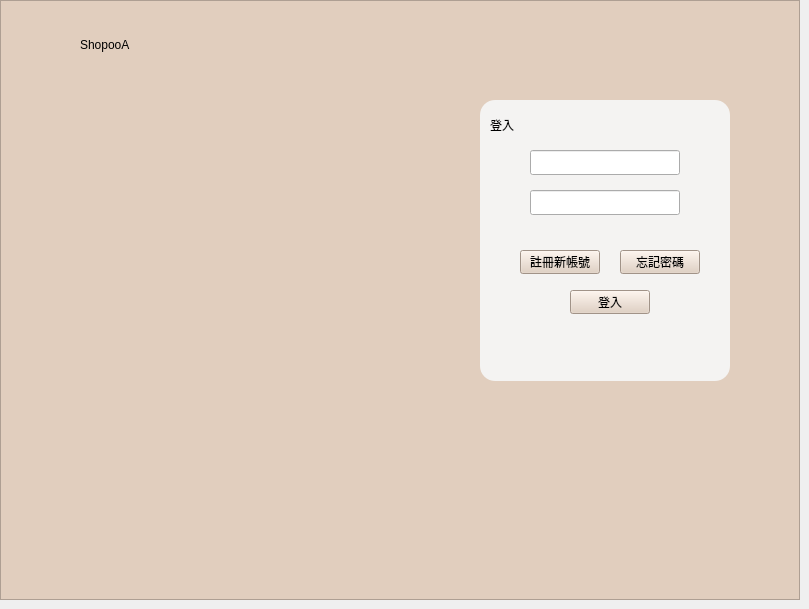
    <widget class="QWidget" name="StartPage">
     <property name="styleSheet">
      <string notr="true"/>
     </property>
     <widget class="QGraphicsView" name="graphicsView">
      <property name="geometry">
       <rect>
        <x>0</x>
        <y>0</y>
        <width>800</width>
        <height>600</height>
       </rect>
      </property>
      <property name="styleSheet">
       <string notr="true">background-color: rgb(225, 206, 190);
</string>
      </property>
     </widget>
     <widget class="QLineEdit" name="inputusername">
      <property name="geometry">
       <rect>
        <x>530</x>
        <y>150</y>
        <width>150</width>
        <height>25</height>
       </rect>
      </property>
      <property name="styleSheet">
       <string notr="true"/>
      </property>
      <property name="text">
       <string/>
      </property>
     </widget>
     <widget class="QPushButton" name="pushButton_3">
      <property name="geometry">
       <rect>
        <x>570</x>
        <y>290</y>
        <width>80</width>
        <height>24</height>
       </rect>
      </property>
      <property name="cursor">
       <cursorShape>PointingHandCursor</cursorShape>
      </property>
      <property name="styleSheet">
       <string notr="true">background-color: rgb(225, 206, 190);</string>
      </property>
      <property name="text">
       <string>登入</string>
      </property>
     </widget>
     <widget class="QPushButton" name="toRegisterButton">
      <property name="geometry">
       <rect>
        <x>520</x>
        <y>250</y>
        <width>80</width>
        <height>24</height>
       </rect>
      </property>
      <property name="cursor">
       <cursorShape>PointingHandCursor</cursorShape>
      </property>
      <property name="styleSheet">
       <string notr="true">background-color: rgb(225, 206, 190);

</string>
      </property>
      <property name="text">
       <string>註冊新帳號</string>
      </property>
     </widget>
     <widget class="QPushButton" name="pushButton_2">
      <property name="geometry">
       <rect>
        <x>620</x>
        <y>250</y>
        <width>80</width>
        <height>24</height>
       </rect>
      </property>
      <property name="cursor">
       <cursorShape>PointingHandCursor</cursorShape>
      </property>
      <property name="styleSheet">
       <string notr="true">background-color: rgb(225, 206, 190);</string>
      </property>
      <property name="text">
       <string>忘記密碼</string>
      </property>
     </widget>
     <widget class="QLineEdit" name="lineEdit_2">
      <property name="geometry">
       <rect>
        <x>530</x>
        <y>190</y>
        <width>150</width>
        <height>25</height>
       </rect>
      </property>
      <property name="styleSheet">
       <string notr="true"/>
      </property>
      <property name="text">
       <string/>
      </property>
     </widget>
     <widget class="QGraphicsView" name="graphicsView_2">
      <property name="geometry">
       <rect>
        <x>480</x>
        <y>100</y>
        <width>250</width>
        <height>281</height>
       </rect>
      </property>
      <property name="styleSheet">
       <string notr="true">border-radius:15px;
background-color: rgba(245, 245, 245,240);</string>
      </property>
     </widget>
     <widget class="QPushButton" name="pushButton_4">
      <property name="geometry">
       <rect>
        <x>655</x>
        <y>190</y>
        <width>20</width>
        <height>25</height>
       </rect>
      </property>
      <property name="cursor">
       <cursorShape>PointingHandCursor</cursorShape>
      </property>
      <property name="styleSheet">
       <string notr="true">image: url(:/images/N.png);
border:hidden;</string>
      </property>
      <property name="text">
       <string/>
      </property>
     </widget>
     <widget class="QLabel" name="label">
      <property name="geometry">
       <rect>
        <x>120</x>
        <y>110</y>
        <width>150</width>
        <height>150</height>
       </rect>
      </property>
      <property name="styleSheet">
       <string notr="true">image: url(:/images/store.png);</string>
      </property>
      <property name="text">
       <string/>
      </property>
     </widget>
     <widget class="QLabel" name="label_6">
      <property name="geometry">
       <rect>
        <x>490</x>
        <y>110</y>
        <width>70</width>
        <height>30</height>
       </rect>
      </property>
      <property name="styleSheet">
       <string notr="true">font: 700 12pt &quot;Microsoft JhengHei UI&quot;;</string>
      </property>
      <property name="text">
       <string>登入</string>
      </property>
     </widget>
     <widget class="QLabel" name="label_9">
      <property name="geometry">
       <rect>
        <x>20</x>
        <y>20</y>
        <width>50</width>
        <height>50</height>
       </rect>
      </property>
      <property name="styleSheet">
       <string notr="true">image: url(:/images/store.png);</string>
      </property>
      <property name="text">
       <string/>
      </property>
     </widget>
     <widget class="QLabel" name="label_10">
      <property name="geometry">
       <rect>
        <x>80</x>
        <y>30</y>
        <width>120</width>
        <height>30</height>
       </rect>
      </property>
      <property name="styleSheet">
       <string notr="true">font: 700 14pt &quot;Microsoft JhengHei UI&quot;;</string>
      </property>
      <property name="text">
       <string>ShopooA</string>
      </property>
     </widget>
     <widget class="QLabel" name="label_15">
      <property name="geometry">
       <rect>
        <x>35</x>
        <y>450</y>
        <width>80</width>
        <height>80</height>
       </rect>
      </property>
      <property name="styleSheet">
       <string notr="true">image: url(:/images/store2.png);</string>
      </property>
      <property name="text">
       <string/>
      </property>
     </widget>
     <widget class="QLabel" name="label_16">
      <property name="geometry">
       <rect>
        <x>130</x>
        <y>450</y>
        <width>80</width>
        <height>80</height>
       </rect>
      </property>
      <property name="styleSheet">
       <string notr="true">image: url(:/images/shoppingcar.png);</string>
      </property>
      <property name="text">
       <string/>
      </property>
     </widget>
     <widget class="QLabel" name="label_17">
      <property name="geometry">
       <rect>
        <x>340</x>
        <y>455</y>
        <width>80</width>
        <height>80</height>
       </rect>
      </property>
      <property name="styleSheet">
       <string notr="true">image: url(:/images/logistic.png);</string>
      </property>
      <property name="text">
       <string/>
      </property>
     </widget>
     <widget class="QLabel" name="label_18">
      <property name="geometry">
       <rect>
        <x>235</x>
        <y>450</y>
        <width>80</width>
        <height>80</height>
       </rect>
      </property>
      <property name="styleSheet">
       <string notr="true">image: url(:/images/gift.png);</string>
      </property>
      <property name="text">
       <string/>
      </property>
     </widget>
     <widget class="QLabel" name="label_170">
      <property name="geometry">
       <rect>
        <x>20</x>
        <y>310</y>
        <width>221</width>
        <height>51</height>
       </rect>
      </property>
      <property name="styleSheet">
       <string notr="true">background-color: rgb(255, 170, 255);</string>
      </property>
      <property name="text">
       <string>用來顯示連線資訊</string>
      </property>
     </widget>
     <widget class="QPushButton" name="pushButton_32">
      <property name="geometry">
       <rect>
        <x>20</x>
        <y>370</y>
        <width>161</width>
        <height>71</height>
       </rect>
      </property>
      <property name="text">
       <string>網路測試按鈕(send)</string>
      </property>
     </widget>
     <widget class="QPushButton" name="pushButton_33">
      <property name="geometry">
       <rect>
        <x>190</x>
        <y>380</y>
        <width>141</width>
        <height>51</height>
       </rect>
      </property>
      <property name="text">
       <string>receive</string>
      </property>
     </widget>
     <zorder>label_170</zorder>
     <zorder>pushButton_33</zorder>
     <zorder>pushButton_32</zorder>
     <zorder>graphicsView</zorder>
     <zorder>graphicsView_2</zorder>
     <zorder>pushButton_3</zorder>
     <zorder>toRegisterButton</zorder>
     <zorder>pushButton_2</zorder>
     <zorder>inputusername</zorder>
     <zorder>lineEdit_2</zorder>
     <zorder>pushButton_4</zorder>
     <zorder>label</zorder>
     <zorder>label_6</zorder>
     <zorder>label_9</zorder>
     <zorder>label_10</zorder>
     <zorder>label_15</zorder>
     <zorder>label_17</zorder>
     <zorder>label_18</zorder>
     <zorder>label_16</zorder>
    </widget>
